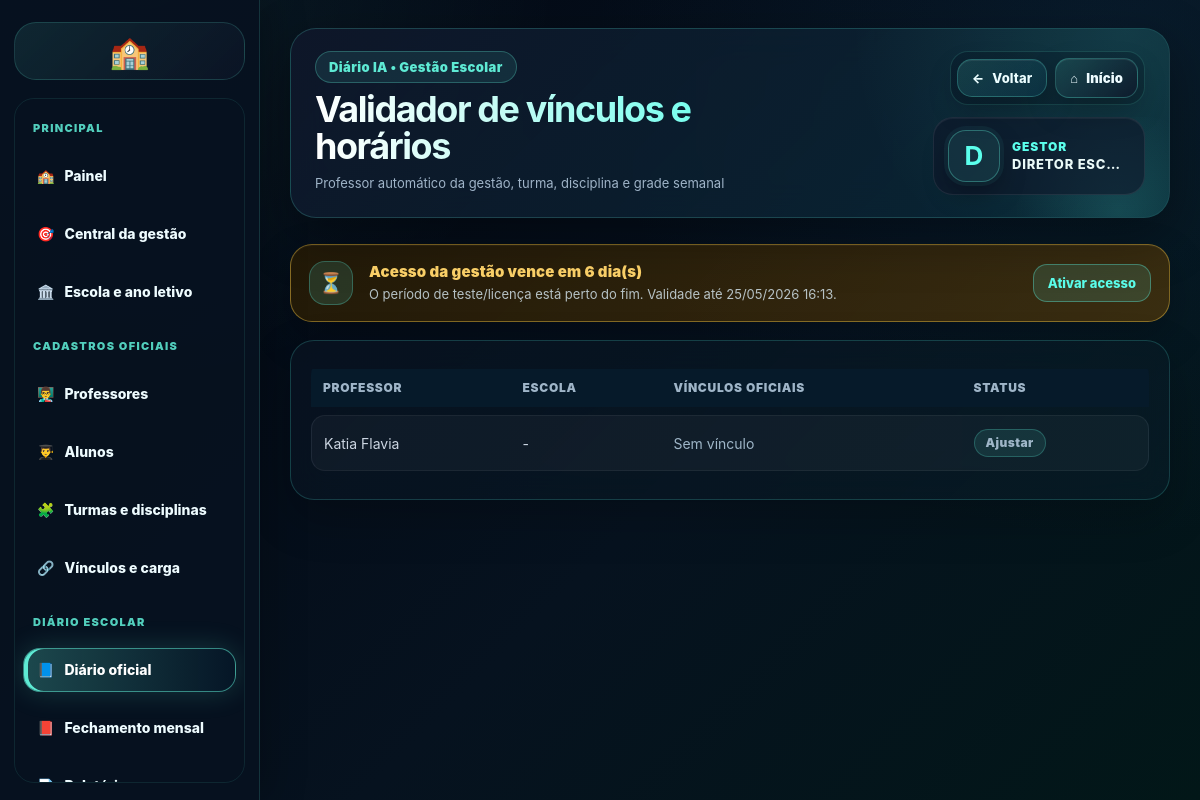
Page /gestao/diario-oficial/validador-vinculos-horarios-133/ (signed in) on the committed database.
### apps/usuarios/models.py (models this page shows, shortened)
class Usuario(AbstractUser):
    class TipoUsuario(models.TextChoices):
        ADMIN = 'ADMIN', 'Administrador'
        PROF = 'PROF', 'Professor'
        COORD = 'COORD', 'Coordenador'
        SEC = 'SEC', 'Secretaria'
    tipo = models.CharField(
        max_length=10,
        choices=TipoUsuario.choices,
        default=TipoUsuario.PROF
    )
    foto = models.ImageField(
        upload_to="professores/",
        null=True,
        blank=True
    )
    gestao_teste_inicio = models.DateTimeField(
        null=True,
        blank=True,
        verbose_name="Início do teste da gestão",
    )
    gestao_acesso_expira_em = models.DateTimeField(
        null=True,
        blank=True,
        verbose_name="Acesso da gestão expira em",
    )
    gestao_acesso_bloqueado = models.BooleanField(
        default=False,
        verbose_name="Acesso da gestão bloqueado",
    )
    gestao_serial_ultimo = models.CharField(
        max_length=255,
        blank=True,
        default="",
        verbose_name="Último serial aplicado",
    )

### apps/academico/models.py (models this page shows, shortened)
class ProfessorPerfil(models.Model):
    usuario = models.OneToOneField(
        settings.AUTH_USER_MODEL,
        on_delete=models.CASCADE,
        related_name="perfil_professor",
        limit_choices_to={"tipo": "PROF"}
    )
    professor = models.ForeignKey(
        settings.AUTH_USER_MODEL,
        on_delete=models.CASCADE,
        null=True,
        blank=True,
        related_name="+",
        db_column="professor_id",
        limit_choices_to={"tipo": "PROF"}
    )
    escola = models.ForeignKey(
        Escola,
        on_delete=models.SET_NULL,
        null=True,
        blank=True,
        related_name="professores"
    )
    telefone = models.CharField(
        max_length=30,
        blank=True,
        null=True
    )
    formacao = models.CharField(
        max_length=150,
        blank=True,
        null=True
    )
    ativo = models.BooleanField(default=True)
    criado_em = models.DateTimeField(auto_now_add=True)
    class Meta:
        ordering = ["usuario__first_name", "usuario__username"]
        verbose_name = "Perfil do professor"
        verbose_name_plural = "Perfis dos professores"

### apps/core/views_gestao.py (the view)
# urls.py: path('gestao/diario-oficial/validador-vinculos-horarios-133/', views.gestao_validador_vinculos_horarios_133, name='gestao_validador_vinculos_horarios_133'),
@login_required
def gestao_validador_vinculos_horarios_133(request):
    if not usuario_gestor(request.user):
        return render(request, "core/acesso_negado.html")
    Usuario = get_user_model()
    professores = Usuario.objects.filter(tipo="PROF").order_by("first_name", "username")
    linhas = []
    for professor in professores:
        vinculos = ProfessorTurmaDisciplina.objects.filter(professor=professor, ativo=True).select_related("turma", "disciplina")
        blocos = []
        for vinculo in vinculos:
            horarios = HorarioAula.objects.filter(professor=professor, turma=vinculo.turma, disciplina=vinculo.disciplina, ativo=True).order_by("dia_semana", "ordem")
            blocos.append({"vinculo": vinculo, "horarios": horarios, "ok": horarios.exists()})
        linhas.append({
            "professor": professor,
            "perfil": ProfessorPerfil.objects.filter(usuario=professor).select_related("escola").first(),
            "blocos": blocos,
            "sem_vinculo": not vinculos.exists(),
            "sem_horario": any(not b["ok"] for b in blocos) or not blocos,
        })
    return render(request, "gestao/validador_vinculos_horarios_133.html", {"linhas": linhas, "hoje": date.today()})

### apps/core/context_processors.py (called while the page is built, shortened)
def escola_institucional(request):
    dados = {
        "escola_login": None,
        "escola_login_estado": "ESTADO DO MARANHÃO",
        "escola_login_secretaria": "SECRETARIA DE ESTADO DA EDUCAÇÃO",
        "escola_login_nome_titulo": "Instituição escolar",
        "escola_login_nome_info": "Configurar no painel da gestão",
        "escola_login_aldeia": "Configurar no painel da gestão",
        "escola_login_terra": "Configurar no painel da gestão",
        "escola_login_texto": "Ambiente oficial de acesso da instituição escolar.",
        "gestor_login_nome": "Direção escolar",
        "gestor_login_cargo": "Gestão responsável",
    }
    try:
        from apps.academico.models import Escola
        escola = Escola.objects.filter(ativa=True).first() or Escola.objects.first()
        dados["escola_login"] = escola
    except Exception:
        pass
    return dados

### apps/core/licenca_gestao.py (called while the page is built)
def dias_teste_gestao():
    return max(int(getattr(settings, "GESTAO_TRIAL_DIAS", 7)), 1)

def usuario_eh_gestao(user):
    return getattr(user, "is_authenticated", False) and getattr(user, "tipo", "") in PERFIS_GESTAO

def garantir_periodo_teste(user):
    if not usuario_eh_gestao(user):
        return user
    if getattr(user, "gestao_acesso_expira_em", None):
        return user
    agora = timezone.now()
    inicio = getattr(user, "date_joined", None) or agora
    if timezone.is_naive(inicio):
        inicio = timezone.make_aware(inicio, timezone.get_current_timezone())
    user.gestao_teste_inicio = getattr(user, "gestao_teste_inicio", None) or inicio
    user.gestao_acesso_expira_em = inicio + timedelta(days=dias_teste_gestao())
    user.gestao_acesso_bloqueado = False
    user.save(update_fields=["gestao_teste_inicio", "gestao_acesso_expira_em", "gestao_acesso_bloqueado"])
    return user

def acesso_gestao_expirado(user):
    if not usuario_eh_gestao(user):
        return False
    garantir_periodo_teste(user)
    if getattr(user, "gestao_acesso_bloqueado", False):
        return True
    expira = getattr(user, "gestao_acesso_expira_em", None)
    if not expira:
        return False
    return timezone.now() > expira

### apps/core/templatetags/tratamento_usuario_tags.py (called while the page is built)
def _clean(value):
    return str(value or "").strip()

def _primeiro_nome(user):
    nome = _nome_usuario(user)
    return _clean(nome.split()[0]).lower()

@register.filter
def nome_exibicao(user):
    return _nome_usuario(user)

@register.filter
def tratamento_gestao(user):
    return "Gestora" if _provavel_feminino(user) else "Gestor"

### templates/gestao/validador_vinculos_horarios_133.html
{% extends 'gestao/base_premium_gestao.html' %}
{% block titulo %}Validador de vínculos e horários{% endblock %}
{% block subtitulo %}Professor automático da gestão, turma, disciplina e grade semanal{% endblock %}
{% block conteudo %}
<section class="panel"><table class="table"><thead><tr><th>Professor</th><th>Escola</th><th>Vínculos oficiais</th><th>Status</th></tr></thead><tbody>{% for linha in linhas %}<tr><td>{{ linha.professor.get_full_name|default:'Não informado' }}</td><td>{{ linha.perfil.escola.nome|default:'-' }}</td><td>{% for b in linha.blocos %}<div><strong>{{ b.vinculo.turma.nome }}</strong> • {{ b.vinculo.disciplina.nome }}<br>{% for h in b.horarios %}<span class="pill">{{ h.get_dia_semana_display }} {{ h.ordem }}º {{ h.hora_inicio|time:'H:i' }}</span> {% empty %}<span class="muted">sem horário</span>{% endfor %}</div>{% empty %}<span class="muted">Sem vínculo</span>{% endfor %}</td><td>{% if linha.sem_horario %}<span class="pill" style="color:#facc15">Ajustar</span>{% else %}<span class="pill">OK</span>{% endif %}</td></tr>{% empty %}<tr><td colspan="4">Nenhum professor cadastrado.</td></tr>{% endfor %}</tbody></table></section>
{% endblock %}

### templates/gestao/base_premium_gestao.html (shortened to what this page needs)
{% load static tratamento_usuario_tags %}
<!doctype html>
<html lang="pt-br">
<head>
    <link rel="stylesheet" href="{% static 'css/premium_base_final.css' %}">
    <link rel="stylesheet" href="{% static 'css/premium_responsive_final.css' %}">
    <link rel="stylesheet" href="{% static 'css/premium_print_final.css' %}">
</head>
<body>
<div class="layout ia-clean-shell gestao-shell">
    {% include 'partials/gestao_sidebar.html' %}
    <main class="content gestao-content">
        <header class="gestao-base-header no-print">
            <div>
                <span class="gestao-base-badge">Diário IA • Gestão Escolar</span>
                <h1 class="gestao-base-title">{% block titulo %}{% endblock %}</h1>
                <p class="gestao-base-sub">{% block subtitulo %}Administração escolar{% endblock %}</p>
            </div>
            <div class="gestao-base-actions">
                {% include 'partials/gestao_page_actions.html' %}
                <a class="hero-mini-card gestao-mini-user profile-mini-link profile-mini-with-name" href="{% url 'gestao_configuracoes' %}" title="Imagem e perfil da gestão">
                    {% if request.user and request.user.is_authenticated and request.user.foto %}
                        <img class="profile-mini-photo" src="{{ request.user.foto.url }}" alt="Imagem da gestão">
                    {% else %}
                        <strong class="profile-mini-initial">{% if request.user and request.user.is_authenticated %}{{ request.user|nome_exibicao|default:'G'|slice:':1' }}{% else %}G{% endif %}</strong>
                    {% endif %}
                    <span class="profile-mini-text">
                        <b class="profile-mini-role">{% if request.user and request.user.is_authenticated %}{{ request.user|tratamento_gestao }}{% else %}Gestor(a){% endif %}</b>
                        <small class="profile-mini-name">{% if request.user and request.user.is_authenticated %}{{ request.user|nome_exibicao }}{% else %}Acesso da gestão{% endif %}</small>
                    </span>
                </a>
            </div>
        </header>
        {% include 'partials/aviso_licenca_gestao.html' %}
        {% block conteudo %}{% endblock %}
    </main>
</div>
</body>
</html>

### templates/partials/aviso_licenca_gestao.html (shortened to what this page needs)
{% load licenca_tags %}
{% licenca_gestao_status as licenca_gestao %}
{% if licenca_gestao.mostrar %}
  <section class="gestao-license-banner gestao-license-banner-{{ licenca_gestao.status }} no-print">
    <div class="gestao-license-icon">{% if licenca_gestao.expirado %}🔒{% elif licenca_gestao.status == 'ok' %}✅{% else %}⏳{% endif %}</div>
    <div class="gestao-license-text">
      <strong>{{ licenca_gestao.titulo }}</strong>
      <span>{{ licenca_gestao.texto }} Validade até {{ licenca_gestao.expira|date:"d/m/Y H:i" }}.</span>
    </div>
    {% if licenca_gestao.expirado or licenca_gestao.status != 'ok' %}
      <a class="gestao-license-action" href="{% url 'ativar_acesso_gestao' %}">Ativar acesso</a>
    {% endif %}
  </section>
{% endif %}

### templates/partials/aviso_licenca_gestao.html (style rules this page uses)
.gestao-license-banner { display:flex; align-items:center; justify-content:space-between; gap:16px; margin:0 0 18px; padding:16px 18px; border:1px solid rgba(95,255,238,.28); border-radius:22px; background:linear-gradient(135deg, rgba(8,20,38,.92), rgba(15,68,73,.72)); box-shadow:0 16px 40px rgba(0,0,0,.22), inset 0 1px 0 rgba(255,255,255,.04); color:#eaffff; }
.gestao-license-icon { width:44px; height:44px; border-radius:16px; display:grid; place-items:center; background:rgba(95,255,238,.12); border:1px solid rgba(95,255,238,.25); font-size:20px; flex:0 0 auto; }
.gestao-license-text { display:flex; flex-direction:column; gap:4px; min-width:0; flex:1; }
.gestao-license-text strong { font-size:15px; font-weight:900; color:#6dfff0; letter-spacing:.01em; }
.gestao-license-text span { font-size:13px; line-height:1.45; color:rgba(226,245,255,.76); }
.gestao-license-action { text-decoration:none; white-space:nowrap; padding:10px 14px; border-radius:14px; border:1px solid rgba(95,255,238,.35); background:rgba(95,255,238,.12); color:#6dfff0; font-size:13px; font-weight:900; }
.gestao-license-banner-atencao { border-color:rgba(255,207,73,.42); background:linear-gradient(135deg, rgba(37,27,7,.92), rgba(76,53,11,.74)); }
.gestao-license-banner-atencao .gestao-license-text strong, .gestao-license-banner-atencao .gestao-license-action { color:#ffd46a; }

### rows in the picture
Usuario: user|nome_exibicao "D", user|tratamento_gestao "GESTOR", user|nome_exibicao "DIRETOR ESC…", expira "25/05/2026 16:13"
Usuario: professor.get_full_name "Katia Flavia", perfil.escola.nome "-"

### other values in the picture
{{ licenca_gestao.titulo }} "Acesso da gestão vence em 6 dia(s)"
{{ licenca_gestao.texto }} "O período de teste/licença está perto do fim."
